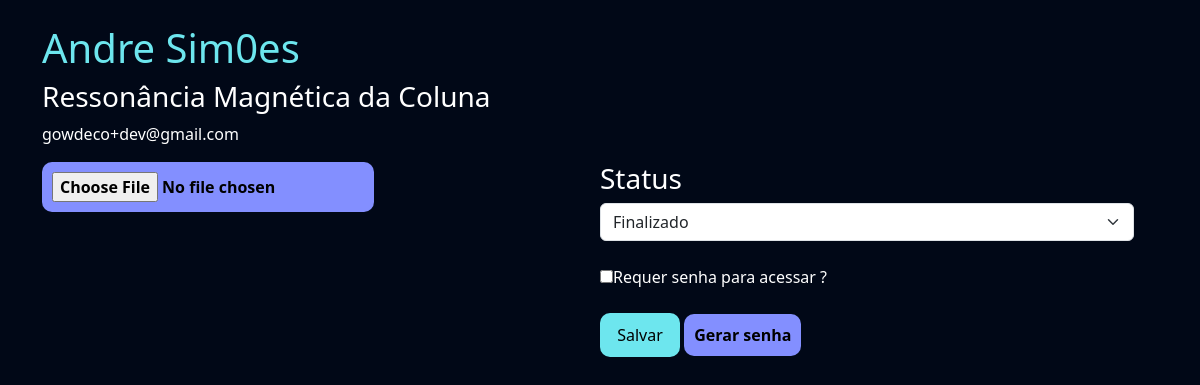
/empresarial/exame_cliente/3 (signed in), run on an earlier commit of the app's database.
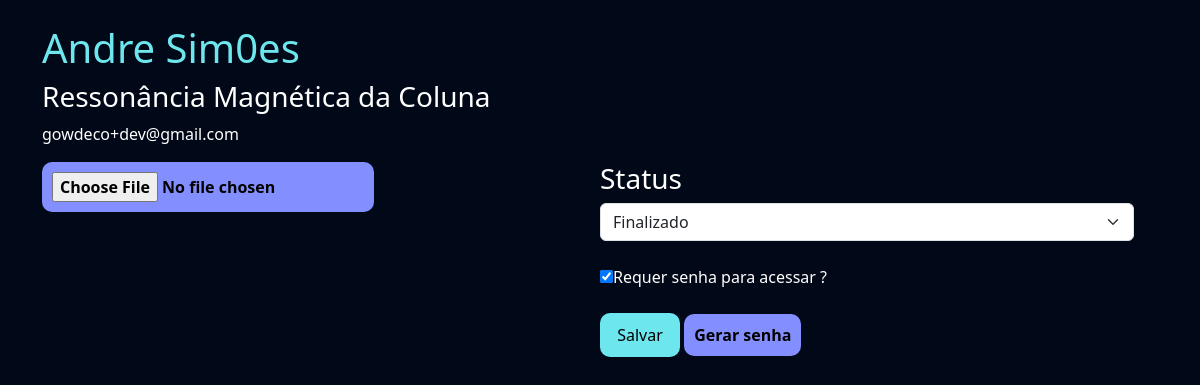
And on a later commit of the database.
### exames/models.py (models this page shows, shortened)
class SolicitacaoExame(models.Model):
    choice_status = (
    ('E', 'Em análise'),
    ('F', 'Finalizado')
    )
    usuario = models.ForeignKey(User, on_delete=models.DO_NOTHING)
    exame = models.ForeignKey(TiposExames, on_delete=models.DO_NOTHING)
    status = models.CharField(max_length=2, choices=choice_status)
    resultado = models.FileField(upload_to="resultados", null=True, blank=True)
    requer_senha = models.BooleanField(default=False)
    senha = models.CharField(max_length=6, null=True, blank=True)

class TiposExames(models.Model):
    tipo_choices = (
        ('I', 'Examde de Imagem'),
        ('S', 'Examde de Sangue'),
    )
    nome = models.CharField(max_length=50)
    tipo = models.CharField(choices=tipo_choices, max_length=1)
    preco = models.FloatField()
    disponivel = models.BooleanField(default=True)
    horario_inicial = models.IntegerField()
    horario_final = models.IntegerField()

### empresarial/views.py (the view)
# urls.py: path('exame_cliente/<int:exame_id>', views.exame_cliente, name="exame_cliente"),
@staff_member_required
def exame_cliente(request, exame_id):
    exame = SolicitacaoExame.objects.get(id=exame_id)
    return render(request, 'exame_cliente.html', {'exame': exame})

### empresarial/templates/exame_cliente.html (shortened to what this page needs)
{% extends "bases/base.html" %}
{% load static %}
{% block 'head' %}
    <link href="{% static 'exames/css/css.css' %}" rel="stylesheet">
    <link href="{% static 'exames/css/gerenciar_pedidos.css' %}" rel="stylesheet">
    <link href="{% static 'exames/css/gerenciar_exames.css' %}" rel="stylesheet">
{% endblock 'head' %}
{% block 'conteudo' %}
    <br>
    <div class="container">
        <div class="row">
        <h3 class="font-destaque">{{exame.usuario.get_full_name}}</h3>
        <h3>{{exame.exame.nome}}</h3>
        <p>{{exame.usuario.email}}</p>
        <br>
        <div class="row">
            <div class="col-md-6">
                <form action="{% url "alterar_dados_exame" exame.id %}" method="POST" enctype="multipart/form-data">{% csrf_token %}
                    <input type="FILE" value="Alterar PDF" class="btn-secundario" name="resultado">
                    <br>
                    <br>
            </div>
            <div class="col-md-6">
                <h3>Status</h3>
                <select name="status" id="" class="form-select">
                    <option style="color: black;" {% if exame.status == "F" %}selected{% endif %} value="F">Finalizado</option>
                </select>
                <br>
                <input type="checkbox" name="requer_senha" id="" {% if exame.requer_senha %}checked{% endif %}><label for="">Requer senha para acessar ?</label>
                <br>
                <br>
                <input type="submit" value="Salvar" class="btn-default">
                <a style="text-decoration: none;" href="{% url "gerar_senha" exame.id %}" class="btn-secundario">Gerar senha</a>
            </div>
        </div>
    </div>
{% endblock 'conteudo' %}

What changed in the data, as far as the page shows it:
changed SolicitacaoExame "Finalizado": requer_senha "☐" → "☑"
